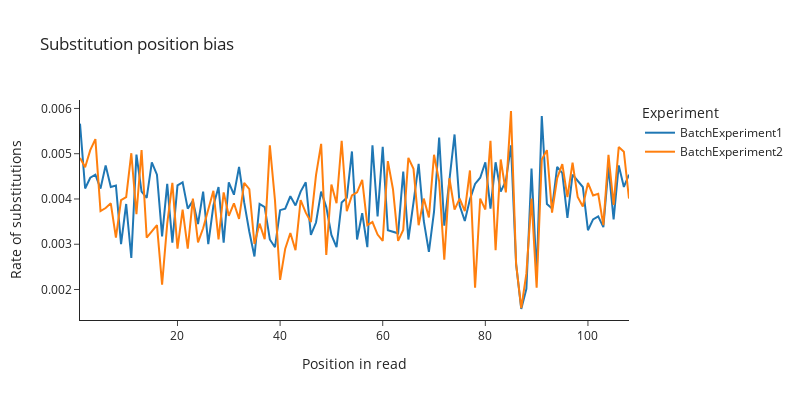

Source (notebook cell):
### Markdown cell above
### for substitutions

### Code cell
df = pd.read_csv(f'{path}subposition_fw_batch_{analysis_type}.txt', sep=',', header=None)
df = df.rename(columns={0: 'Experiment'})
df = pd.melt(df, id_vars=['Experiment'], var_name='Position in read', value_name='Rate of substitutions')

px.line(
    df,
    x='Position in read',
    y='Rate of substitutions',
    color='Experiment',
    title='Substitution position bias',
    template='simple_white',
    width=800,
    height=400,
    range_y=[0, None],
)
